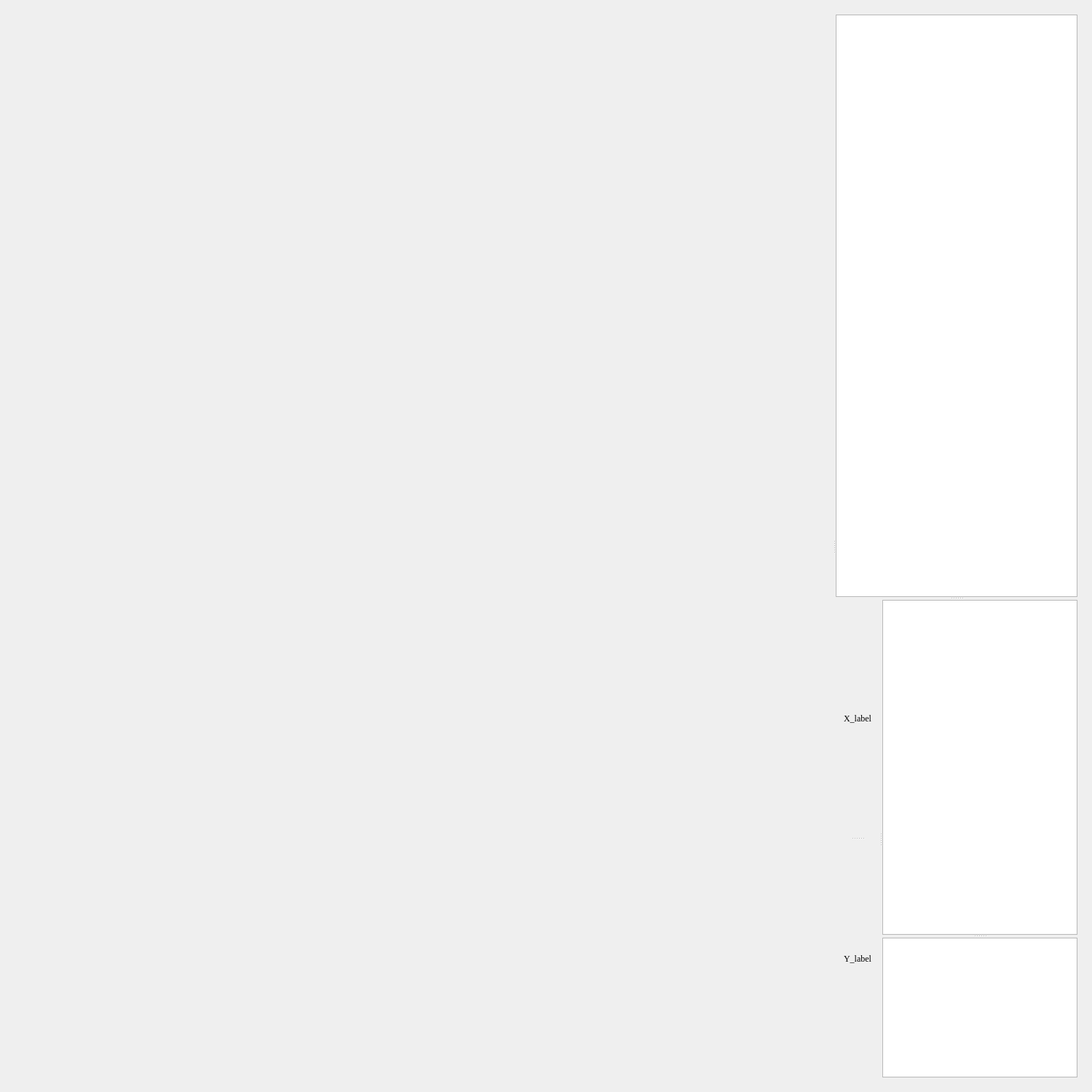
<?xml version="1.0" encoding="UTF-8"?>
<ui version="4.0">
 <class>Dialog</class>
 <widget class="QDialog" name="Dialog">
  <property name="geometry">
   <rect>
    <x>0</x>
    <y>0</y>
    <width>1500</width>
    <height>1500</height>
   </rect>
  </property>
  <property name="minimumSize">
   <size>
    <width>700</width>
    <height>500</height>
   </size>
  </property>
  <property name="windowTitle">
   <string>Dialog</string>
  </property>
  <layout class="QHBoxLayout" name="horizontalLayout">
   <item>
    <widget class="QWidget" name="widget" native="true">
     <property name="sizePolicy">
      <sizepolicy hsizetype="Expanding" vsizetype="Expanding">
       <horstretch>0</horstretch>
       <verstretch>0</verstretch>
      </sizepolicy>
     </property>
     <property name="minimumSize">
      <size>
       <width>700</width>
       <height>500</height>
      </size>
     </property>
     <layout class="QGridLayout" name="gridLayout">
      <item row="0" column="0">
       <widget class="QSplitter" name="splitter_5">
        <property name="minimumSize">
         <size>
          <width>700</width>
          <height>500</height>
         </size>
        </property>
        <property name="orientation">
         <enum>Qt::Horizontal</enum>
        </property>
        <widget class="QWidget" name="widget_2" native="true">
         <property name="sizePolicy">
          <sizepolicy hsizetype="Expanding" vsizetype="Expanding">
           <horstretch>0</horstretch>
           <verstretch>0</verstretch>
          </sizepolicy>
         </property>
         <property name="minimumSize">
          <size>
           <width>1000</width>
           <height>1000</height>
          </size>
         </property>
         <property name="maximumSize">
          <size>
           <width>1500</width>
           <height>1500</height>
          </size>
         </property>
        </widget>
        <widget class="QSplitter" name="splitter_4">
         <property name="sizePolicy">
          <sizepolicy hsizetype="Expanding" vsizetype="Expanding">
           <horstretch>0</horstretch>
           <verstretch>0</verstretch>
          </sizepolicy>
         </property>
         <property name="minimumSize">
          <size>
           <width>200</width>
           <height>500</height>
          </size>
         </property>
         <property name="orientation">
          <enum>Qt::Vertical</enum>
         </property>
         <widget class="QTextBrowser" name="textBrowser_3">
          <property name="enabled">
           <bool>true</bool>
          </property>
          <property name="sizePolicy">
           <sizepolicy hsizetype="Preferred" vsizetype="Preferred">
            <horstretch>1</horstretch>
            <verstretch>11</verstretch>
           </sizepolicy>
          </property>
          <property name="minimumSize">
           <size>
            <width>200</width>
            <height>400</height>
           </size>
          </property>
          <property name="maximumSize">
           <size>
            <width>400</width>
            <height>800</height>
           </size>
          </property>
         </widget>
         <widget class="QSplitter" name="splitter_3">
          <property name="sizePolicy">
           <sizepolicy hsizetype="Fixed" vsizetype="Fixed">
            <horstretch>1</horstretch>
            <verstretch>2</verstretch>
           </sizepolicy>
          </property>
          <property name="minimumSize">
           <size>
            <width>200</width>
            <height>100</height>
           </size>
          </property>
          <property name="maximumSize">
           <size>
            <width>16777215</width>
            <height>16777215</height>
           </size>
          </property>
          <property name="orientation">
           <enum>Qt::Horizontal</enum>
          </property>
          <widget class="QSplitter" name="splitter">
           <property name="sizePolicy">
            <sizepolicy hsizetype="Fixed" vsizetype="Fixed">
             <horstretch>0</horstretch>
             <verstretch>0</verstretch>
            </sizepolicy>
           </property>
           <property name="minimumSize">
            <size>
             <width>60</width>
             <height>60</height>
            </size>
           </property>
           <property name="orientation">
            <enum>Qt::Vertical</enum>
           </property>
           <widget class="QLabel" name="label">
            <property name="sizePolicy">
             <sizepolicy hsizetype="Fixed" vsizetype="Fixed">
              <horstretch>0</horstretch>
              <verstretch>0</verstretch>
             </sizepolicy>
            </property>
            <property name="font">
             <font>
              <family>Times New Roman</family>
             </font>
            </property>
            <property name="text">
             <string>X_label</string>
            </property>
            <property name="alignment">
             <set>Qt::AlignCenter</set>
            </property>
           </widget>
           <widget class="QLabel" name="label_2">
            <property name="sizePolicy">
             <sizepolicy hsizetype="Fixed" vsizetype="Fixed">
              <horstretch>0</horstretch>
              <verstretch>0</verstretch>
             </sizepolicy>
            </property>
            <property name="font">
             <font>
              <family>Times New Roman</family>
             </font>
            </property>
            <property name="text">
             <string>Y_label</string>
            </property>
            <property name="alignment">
             <set>Qt::AlignCenter</set>
            </property>
           </widget>
          </widget>
          <widget class="QSplitter" name="splitter_2">
           <property name="sizePolicy">
            <sizepolicy hsizetype="Fixed" vsizetype="Fixed">
             <horstretch>0</horstretch>
             <verstretch>0</verstretch>
            </sizepolicy>
           </property>
           <property name="orientation">
            <enum>Qt::Vertical</enum>
           </property>
           <widget class="QTextEdit" name="textEdit">
            <property name="sizePolicy">
             <sizepolicy hsizetype="Fixed" vsizetype="Fixed">
              <horstretch>0</horstretch>
              <verstretch>1</verstretch>
             </sizepolicy>
            </property>
           </widget>
           <widget class="QTextEdit" name="textEdit_2">
            <property name="sizePolicy">
             <sizepolicy hsizetype="Fixed" vsizetype="Fixed">
              <horstretch>0</horstretch>
              <verstretch>0</verstretch>
             </sizepolicy>
            </property>
           </widget>
          </widget>
         </widget>
        </widget>
       </widget>
      </item>
     </layout>
    </widget>
   </item>
  </layout>
 </widget>
 <resources/>
 <connections/>
</ui>
